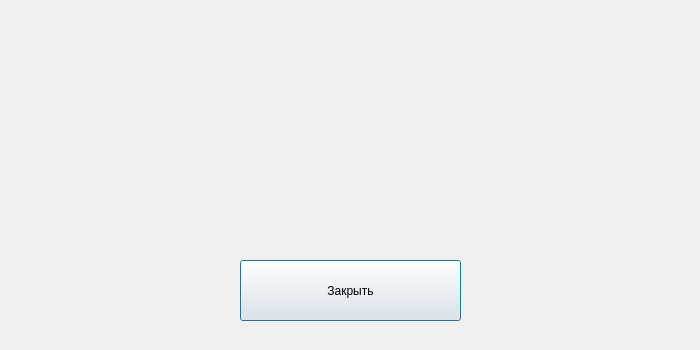
<?xml version="1.0" encoding="UTF-8"?>
<ui version="4.0">
 <class>InfoDialog</class>
 <widget class="QDialog" name="InfoDialog">
  <property name="windowModality">
   <enum>Qt::ApplicationModal</enum>
  </property>
  <property name="geometry">
   <rect>
    <x>0</x>
    <y>0</y>
    <width>700</width>
    <height>350</height>
   </rect>
  </property>
  <property name="windowTitle">
   <string>Информационное окно</string>
  </property>
  <widget class="QLabel" name="labelInfo">
   <property name="geometry">
    <rect>
     <x>30</x>
     <y>0</y>
     <width>641</width>
     <height>175</height>
    </rect>
   </property>
   <property name="text">
    <string/>
   </property>
   <property name="alignment">
    <set>Qt::AlignCenter</set>
   </property>
   <property name="wordWrap">
    <bool>true</bool>
   </property>
  </widget>
  <widget class="QPushButton" name="pushButtonClose">
   <property name="geometry">
    <rect>
     <x>240</x>
     <y>260</y>
     <width>221</width>
     <height>61</height>
    </rect>
   </property>
   <property name="text">
    <string>Закрыть</string>
   </property>
  </widget>
 </widget>
 <resources/>
 <connections/>
</ui>
